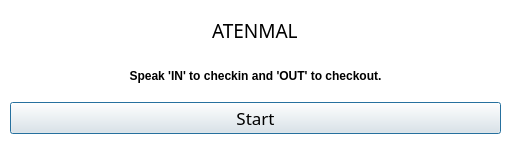
<?xml version="1.0" encoding="UTF-8"?>
<ui version="4.0">
 <class>Dialog</class>
 <widget class="QDialog" name="Dialog">
  <property name="geometry">
   <rect>
    <x>0</x>
    <y>0</y>
    <width>508</width>
    <height>150</height>
   </rect>
  </property>
  <property name="minimumSize">
   <size>
    <width>508</width>
    <height>150</height>
   </size>
  </property>
  <property name="maximumSize">
   <size>
    <width>508</width>
    <height>259</height>
   </size>
  </property>
  <property name="windowTitle">
   <string>ATENMAL</string>
  </property>
  <widget class="QWidget" name="verticalLayoutWidget">
   <property name="geometry">
    <rect>
     <x>10</x>
     <y>10</y>
     <width>491</width>
     <height>124</height>
    </rect>
   </property>
   <layout class="QVBoxLayout" name="verticalLayout">
    <item>
     <layout class="QHBoxLayout" name="horizontalLayout">
      <item alignment="Qt::AlignHCenter">
       <widget class="QLabel" name="filelabel">
        <property name="enabled">
         <bool>true</bool>
        </property>
        <property name="font">
         <font>
          <family>Arial Rounded MT Bold</family>
          <pointsize>14</pointsize>
          <weight>50</weight>
          <bold>false</bold>
         </font>
        </property>
        <property name="text">
         <string>ATENMAL</string>
        </property>
       </widget>
      </item>
     </layout>
    </item>
    <item>
     <widget class="QLabel" name="label">
      <property name="font">
       <font>
        <weight>75</weight>
        <bold>true</bold>
       </font>
      </property>
      <property name="text">
       <string>Speak 'IN' to checkin and 'OUT' to checkout.</string>
      </property>
      <property name="alignment">
       <set>Qt::AlignCenter</set>
      </property>
     </widget>
    </item>
    <item>
     <widget class="QPushButton" name="runButton">
      <property name="font">
       <font>
        <family>Arial Rounded MT Bold</family>
        <pointsize>13</pointsize>
       </font>
      </property>
      <property name="text">
       <string>Start</string>
      </property>
     </widget>
    </item>
   </layout>
  </widget>
  <widget class="QGraphicsView" name="graphicsView">
   <property name="geometry">
    <rect>
     <x>-10</x>
     <y>-40</y>
     <width>541</width>
     <height>441</height>
    </rect>
   </property>
   <property name="layoutDirection">
    <enum>Qt::LeftToRight</enum>
   </property>
   <property name="autoFillBackground">
    <bool>false</bool>
   </property>
   <property name="styleSheet">
    <string notr="true">background-color:rgb(255, 255, 255)</string>
   </property>
   <property name="backgroundBrush">
    <brush brushstyle="SolidPattern">
     <color alpha="255">
      <red>198</red>
      <green>240</green>
      <blue>224</blue>
     </color>
    </brush>
   </property>
   <property name="foregroundBrush">
    <brush brushstyle="NoBrush">
     <color alpha="255">
      <red>198</red>
      <green>242</green>
      <blue>216</blue>
     </color>
    </brush>
   </property>
  </widget>
  <zorder>graphicsView</zorder>
  <zorder>verticalLayoutWidget</zorder>
 </widget>
 <resources>
  <include location="resource.qrc"/>
 </resources>
 <connections/>
</ui>
